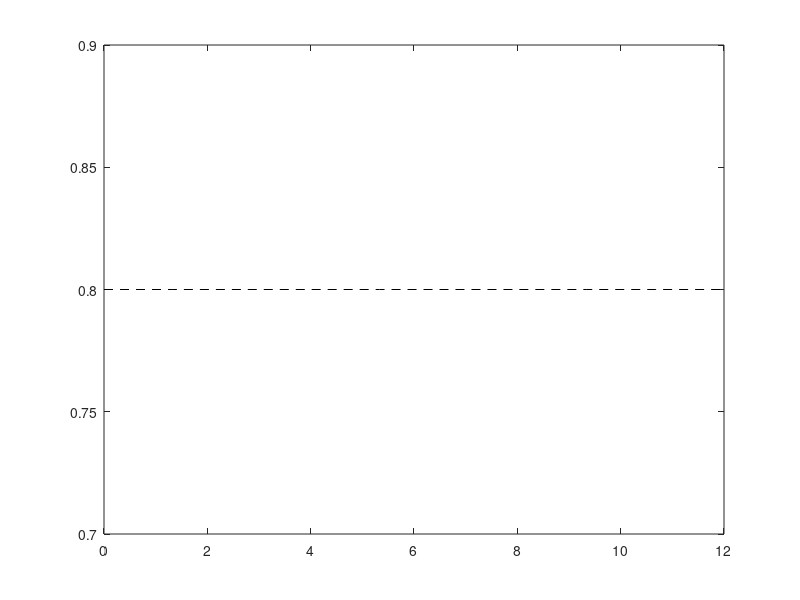

Recreate this plot in MATLAB. (Note: this script raises an error after producing the figure.)
% plot error spacing for formation keeping accuracy
% scrsz = get(groot,'ScreenSize');
% figure('OuterPosition',[scrsz(3)/2 0 scrsz(3)/2 scrsz(4)/3]);

plot_tikz = true;
figure;

h = plot(linspace(0,12,10),ones(1,10)*0.8);
set(h,'LineStyle','--','Color','k');
hold on;
h1 = plot(timeseries(spacing_mean_noOpt.data(1:10:end,:),spacing_mean_noOpt.time(1:10:end)));
%set(h1,'LineStyle','--','Color','k');
h2 = plot(timeseries(spacing_mean.data(1:10:end,:),spacing_mean.time(1:10:end)));
%set(h2,'LineStyle','-.','Color','k');

axis([0 12 0 1]);
xlabel('Time [s]');
ylabel('Mean inter vehicle distance [m]','Interpreter','tex');
legend('reference','without feedback','with feedback','Location','Southwest');
title('');
if (plot_tikz)
    cleanfigure;
    matlab2tikz('spacing_mean.tikz','width','.6\textwidth');
end;
%%

% spacing for optimized per vehicle
figure;
h = plot(linspace(0,12,10),ones(1,10)*0.8);
set(h,'LineStyle','--','Color','k');
hold on;
h = plot(timeseries(spacing.data(1:10:end,:),spacing.time(1:10:end)));
% set(h(1),'LineStyle','--','Color','k');
% set(h(2),'LineStyle','-.','Color','k');

axis([0 12 0 1]);
xlabel('Time [s]');
ylabel('Inter vehicle distance [m]','Interpreter','tex');
legend('required','V_1 - V_2','V_2 - V_3','V_3 - V_4','V_4 - V_5','V_5 - V_6','Location','Southwest');
title('');
if (plot_tikz)
    cleanfigure;
    matlab2tikz('spacing_vehicles.tikz','width','.6\textwidth');
end;